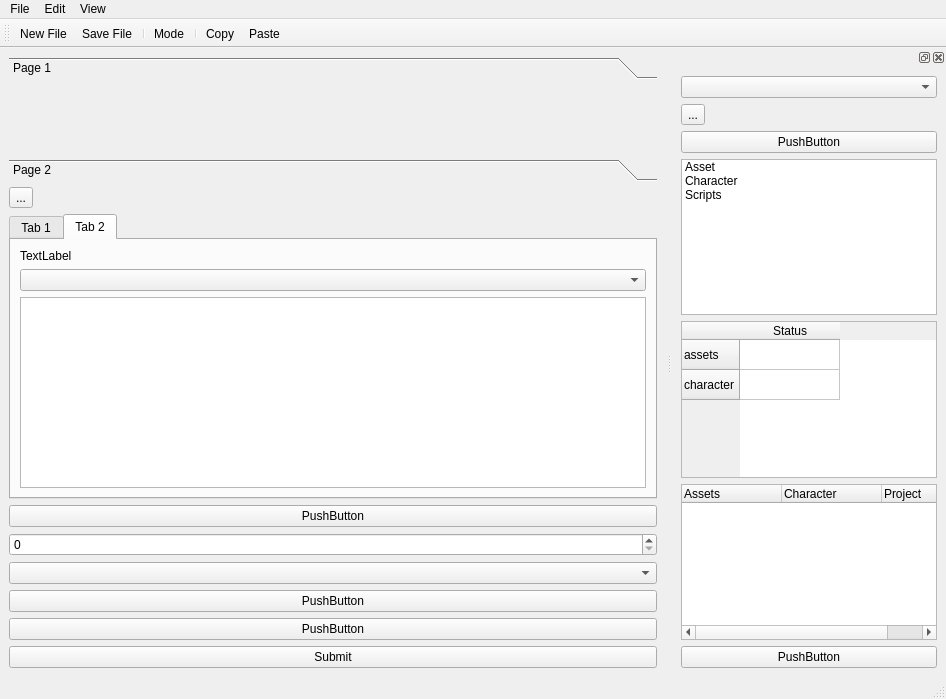
<?xml version="1.0" encoding="UTF-8"?>
<ui version="4.0">
 <class>MainWindow</class>
 <widget class="QMainWindow" name="MainWindow">
  <property name="geometry">
   <rect>
    <x>0</x>
    <y>0</y>
    <width>946</width>
    <height>699</height>
   </rect>
  </property>
  <property name="windowTitle">
   <string>MainWindow</string>
  </property>
  <widget class="QWidget" name="centralwidget">
   <layout class="QVBoxLayout" name="verticalLayout">
    <item>
     <widget class="QToolBox" name="toolBox">
      <property name="currentIndex">
       <number>0</number>
      </property>
      <widget class="QWidget" name="page">
       <property name="geometry">
        <rect>
         <x>0</x>
         <y>0</y>
         <width>650</width>
         <height>74</height>
        </rect>
       </property>
       <attribute name="label">
        <string>Page 1</string>
       </attribute>
      </widget>
      <widget class="QWidget" name="page_2">
       <property name="geometry">
        <rect>
         <x>0</x>
         <y>0</y>
         <width>633</width>
         <height>112</height>
        </rect>
       </property>
       <attribute name="label">
        <string>Page 2</string>
       </attribute>
       <layout class="QVBoxLayout" name="verticalLayout_2">
        <item>
         <widget class="QLabel" name="label">
          <property name="text">
           <string>STATUS TEXT</string>
          </property>
          <property name="alignment">
           <set>Qt::AlignCenter</set>
          </property>
         </widget>
        </item>
        <item>
         <widget class="QComboBox" name="comboBox_2"/>
        </item>
        <item>
         <widget class="QSlider" name="horizontalSlider">
          <property name="orientation">
           <enum>Qt::Horizontal</enum>
          </property>
         </widget>
        </item>
        <item>
         <widget class="QProgressBar" name="progressBar">
          <property name="value">
           <number>24</number>
          </property>
         </widget>
        </item>
       </layout>
      </widget>
     </widget>
    </item>
    <item>
     <layout class="QGridLayout" name="gridLayout"/>
    </item>
    <item>
     <widget class="QToolButton" name="toolButton_2">
      <property name="text">
       <string>...</string>
      </property>
     </widget>
    </item>
    <item>
     <widget class="QTabWidget" name="tabWidget">
      <property name="currentIndex">
       <number>1</number>
      </property>
      <widget class="QWidget" name="tab">
       <attribute name="title">
        <string>Tab 1</string>
       </attribute>
       <layout class="QVBoxLayout" name="verticalLayout_4">
        <item>
         <layout class="QGridLayout" name="gridLayout_2">
          <item row="0" column="1">
           <widget class="QCommandLinkButton" name="commandLinkButton">
            <property name="text">
             <string>CommandLinkButton</string>
            </property>
           </widget>
          </item>
          <item row="0" column="2">
           <widget class="QRadioButton" name="radioButton">
            <property name="text">
             <string>RadioButton</string>
            </property>
           </widget>
          </item>
          <item row="2" column="0">
           <widget class="QCheckBox" name="checkBox">
            <property name="text">
             <string>CheckBox</string>
            </property>
           </widget>
          </item>
          <item row="2" column="2">
           <widget class="QDialogButtonBox" name="buttonBox">
            <property name="standardButtons">
             <set>QDialogButtonBox::Cancel|QDialogButtonBox::Ok</set>
            </property>
           </widget>
          </item>
          <item row="0" column="0">
           <widget class="QPushButton" name="pushButton_7">
            <property name="text">
             <string>PushButton</string>
            </property>
           </widget>
          </item>
          <item row="2" column="1">
           <widget class="QRadioButton" name="radioButton_2">
            <property name="text">
             <string>RadioButton</string>
            </property>
           </widget>
          </item>
          <item row="1" column="2">
           <widget class="QPushButton" name="pushButton_8">
            <property name="text">
             <string>PushButton</string>
            </property>
           </widget>
          </item>
         </layout>
        </item>
       </layout>
      </widget>
      <widget class="QWidget" name="tab_2">
       <attribute name="title">
        <string>Tab 2</string>
       </attribute>
       <layout class="QVBoxLayout" name="verticalLayout_5">
        <item>
         <widget class="QLabel" name="label_2">
          <property name="text">
           <string>TextLabel</string>
          </property>
         </widget>
        </item>
        <item>
         <widget class="QComboBox" name="comboBox_4"/>
        </item>
        <item>
         <widget class="QTextEdit" name="textEdit"/>
        </item>
       </layout>
      </widget>
     </widget>
    </item>
    <item>
     <widget class="QPushButton" name="pushButton_5">
      <property name="text">
       <string>PushButton</string>
      </property>
     </widget>
    </item>
    <item>
     <widget class="QSpinBox" name="spinBox"/>
    </item>
    <item>
     <widget class="QComboBox" name="comboBox_3"/>
    </item>
    <item>
     <widget class="QPushButton" name="pushButton_6">
      <property name="text">
       <string>PushButton</string>
      </property>
     </widget>
    </item>
    <item>
     <widget class="QPushButton" name="pushButton">
      <property name="text">
       <string>PushButton</string>
      </property>
     </widget>
    </item>
    <item>
     <widget class="QPushButton" name="pushButton_2">
      <property name="text">
       <string>Submit</string>
      </property>
     </widget>
    </item>
   </layout>
  </widget>
  <widget class="QMenuBar" name="menubar">
   <property name="geometry">
    <rect>
     <x>0</x>
     <y>0</y>
     <width>946</width>
     <height>21</height>
    </rect>
   </property>
   <widget class="QMenu" name="menufile">
    <property name="title">
     <string>File</string>
    </property>
    <addaction name="actionEdit"/>
    <addaction name="actionSave_File"/>
   </widget>
   <widget class="QMenu" name="menuEdit">
    <property name="title">
     <string>Edit</string>
    </property>
    <addaction name="actionCopy"/>
    <addaction name="actionPaste"/>
   </widget>
   <widget class="QMenu" name="menuView">
    <property name="title">
     <string>View</string>
    </property>
    <addaction name="actionMide"/>
   </widget>
   <addaction name="menufile"/>
   <addaction name="menuEdit"/>
   <addaction name="menuView"/>
  </widget>
  <widget class="QStatusBar" name="statusbar"/>
  <widget class="QDockWidget" name="dockWidget">
   <property name="floating">
    <bool>true</bool>
   </property>
   <attribute name="dockWidgetArea">
    <number>2</number>
   </attribute>
   <widget class="QWidget" name="dockWidgetContents">
    <layout class="QVBoxLayout" name="verticalLayout_3">
     <item>
      <widget class="QComboBox" name="comboBox"/>
     </item>
     <item>
      <layout class="QHBoxLayout" name="horizontalLayout"/>
     </item>
     <item>
      <widget class="QToolButton" name="toolButton">
       <property name="text">
        <string>...</string>
       </property>
      </widget>
     </item>
     <item>
      <widget class="QPushButton" name="pushButton_4">
       <property name="text">
        <string>PushButton</string>
       </property>
      </widget>
     </item>
     <item>
      <widget class="QListWidget" name="listWidget">
       <item>
        <property name="text">
         <string>Asset</string>
        </property>
       </item>
       <item>
        <property name="text">
         <string>Character</string>
        </property>
       </item>
       <item>
        <property name="text">
         <string>Scripts</string>
        </property>
       </item>
      </widget>
     </item>
     <item>
      <widget class="QTableWidget" name="tableWidget">
       <row>
        <property name="text">
         <string>assets</string>
        </property>
       </row>
       <row>
        <property name="text">
         <string>character</string>
        </property>
       </row>
       <column>
        <property name="text">
         <string>Status</string>
        </property>
       </column>
      </widget>
     </item>
     <item>
      <widget class="QTreeWidget" name="treeWidget">
       <column>
        <property name="text">
         <string>Assets</string>
        </property>
       </column>
       <column>
        <property name="text">
         <string>Character</string>
        </property>
       </column>
       <column>
        <property name="text">
         <string>Project</string>
        </property>
       </column>
      </widget>
     </item>
     <item>
      <widget class="QPushButton" name="pushButton_3">
       <property name="text">
        <string>PushButton</string>
       </property>
      </widget>
     </item>
    </layout>
   </widget>
  </widget>
  <widget class="QToolBar" name="toolBar">
   <property name="windowTitle">
    <string>toolBar</string>
   </property>
   <attribute name="toolBarArea">
    <enum>TopToolBarArea</enum>
   </attribute>
   <attribute name="toolBarBreak">
    <bool>false</bool>
   </attribute>
   <addaction name="actionEdit"/>
   <addaction name="actionSave_File"/>
   <addaction name="separator"/>
   <addaction name="actionMide"/>
   <addaction name="separator"/>
   <addaction name="actionCopy"/>
   <addaction name="actionPaste"/>
  </widget>
  <action name="actionEdit">
   <property name="text">
    <string>New File</string>
   </property>
  </action>
  <action name="actionSave_File">
   <property name="text">
    <string>Save File</string>
   </property>
  </action>
  <action name="actionCopy">
   <property name="text">
    <string>Copy</string>
   </property>
  </action>
  <action name="actionPaste">
   <property name="text">
    <string>Paste</string>
   </property>
  </action>
  <action name="actionMide">
   <property name="text">
    <string>Mode</string>
   </property>
  </action>
 </widget>
 <resources/>
 <connections/>
</ui>
